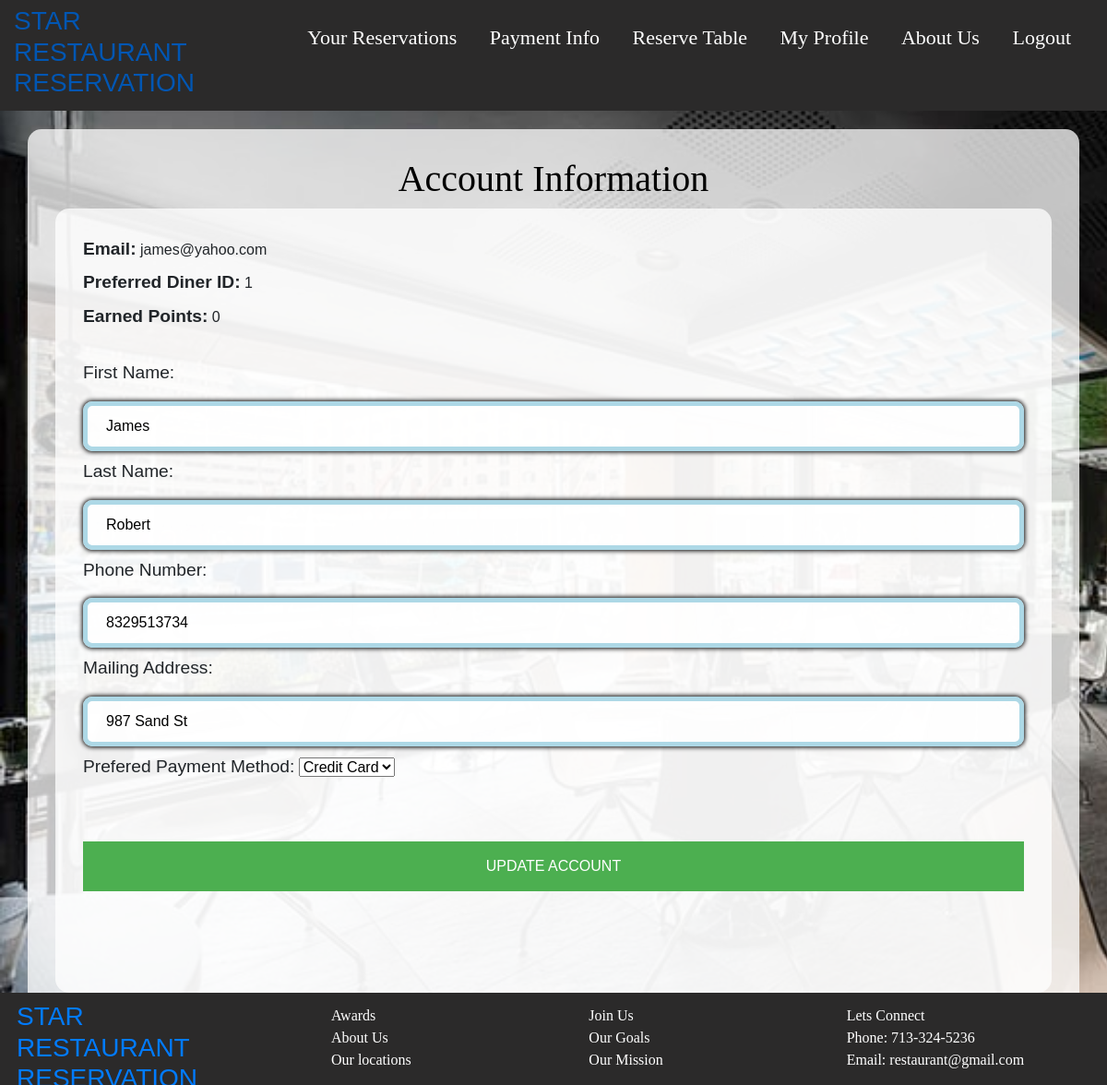
The page /myaccount (signed in) on the database its author committed.
### RESERVATIONS/models.py (models this page shows, shortened)
class User(db.Model, UserMixin):        #setting up parameters for user info entry fields
    id = db.Column(db.Integer, primary_key=True)
    user_fname = db.Column(db.String(20), nullable=False)
    user_lname = db.Column(db.String(20), nullable=False)
    email = db.Column(db.String(120), unique=True, nullable=False)
    phone = db.Column(db.Integer)
    mailing_add = db.Column(db.String(100), nullable=False)
    prefered_payment = db.Column(db.String(100), nullable=False)
    earned_pts = db.Column(db.Integer, default=0)
    password = db.Column(db.String(60), nullable=False)
    reservations = db.relationship('Reservation')
    creditcards = db.relationship('Creditcard')

### RESERVATIONS/views.py (the view, shortened to what this page needs)
@views.route("/myaccount", methods=['GET', 'POST'])
@login_required
def account():
    user = User.query.get(current_user.id)
    if request.method == 'GET':
        if user:
            user_email = user.email
            user_diner_id = current_user.id
            user_earned_pts = user.earned_pts
            user_firstname = user.user_fname
            user_lastname = user.user_lname
            user_phone = user.phone
            user_mailadd = user.mailing_add
            user_prefer_payment = user.prefered_payment
    return render_template("myaccount.html", user=current_user, email=user_email, diner_id=user_diner_id,
                           earned_pts=user_earned_pts, first_name=user_firstname, last_name=user_lastname,
                           phone=user_phone, mail_address=user_mailadd, prefered_payment=user_prefer_payment)

### RESERVATIONS/__init__.py (called while the page is built)
def create_app():
    app = Flask(__name__)
    app.config['SECRET_KEY'] = 'fc2c5762da84768ed6248d780c1869b7'
    app.config['SQLALCHEMY_DATABASE_URI'] = 'sqlite:///site.db'
    db.init_app(app)
    from .views import views
    from .auth import auth
    app.register_blueprint(views, url_prefix='/')
    app.register_blueprint(auth, url_prefix='/')
    from .models import User, Reservation, Creditcard, Tables
    create_database(app)
    login_manager = LoginManager()
    login_manager.login_view = 'auth.login'
    login_manager.init_app(app)
    @login_manager.user_loader
    def load_user(id):
        return User.query.get(int(id))
    return app

### RESERVATIONS/Templates/myaccount.html (shortened to what this page needs)
{% extends "basepage.html" %}
{% block content%}
<head>
<link rel="stylesheet" type="text/css" href="../static/Styles/styling.css">
</head>
<form method = "POST">
<body>
    <center> <h1 style="color: black; font-family: Yeseva One;">Account Information</h1> </center>
        <div class="container">
            <label  style="font-size:larger" style="color:rgb(0, 0, 0)" for="email"><b>Email: </b></label>
            {{email}}
            <br>
            <label  style="font-size:larger" style="color:rgb(0, 0, 0)" for="diner_id"><b>Preferred Diner ID: </b></label>
            {{diner_id}}
            <br>
            <label  style="font-size:larger" style="color:rgb(0, 0, 0)" for="earned_points"><b>Earned Points: </b></label>
            {{earned_pts}}
            <br>
            <br>
            <label style="font-size:larger" style="color:rgb(0, 0, 0)" for="firstname">First Name: </label>
                <input
                    type="text"
                    id ="firstname"
                    name="firstname"
                    placeholder="Enter first name: "
                    maxlength = "50"
                    value = "{{first_name}}"
                    required
                >
               <label style="font-size:larger" style="color:rgb(0, 0, 0)" for="lastname">Last Name: </label>
                <input
                    type="text"
                    id ="lastname"
                    name="lastname"
                    placeholder="Enter last name: "
                    maxlength = "50"
                    value = "{{last_name}}"
                    required
                >
                <label  style="font-size:larger" style="color:rgb(0, 0, 0)" for="phone">Phone Number: </label>
                <input
                    type="tel"
                    id="phone"
                    name="phone"
                    placeholder="Enter phone number: "
                    value = "{{phone}}"
                >
                <label  style="font-size:larger" style="color:rgb(0, 0, 0)" for="mail_address">Mailing Address: </label>
                <input
                    type="text"
                    id="mail_address"
                    name="mail_address"
                    placeholder="Enter mailing address: "
                    value = "{{mail_address}}"
                    required
                >
               <label  style="font-size:larger" style="color:rgb(0, 0, 0)" for="prefered_payment">Prefered Payment Method: </label>
                <select class="prefered_payment" id="prefered_payment" name="prefered_payment"  required>
                <option value="{{prefered_payment}}" selected>{{prefered_payment}}</option>
                </select>
                <br> <br>
               <br>
               <button type="submit">UPDATE ACCOUNT</button> <br>
        </div>
</body>
</form>
{% endblock %}

### RESERVATIONS/static/Styles/styling.css (style rules this page uses)
body { font-family: Calibri, Helvetica, sans-serif; background-color: lightblue; margin: 0; padding: 20; background-image: url("../images/restimage.jpg"); background-repeat: no-repeat; background-size: cover; }
button { background-color: #4CAF50; width: 100%; color: white; padding: 15px; margin: 10px 0px; border: none; cursor: pointer; }
input[type=text],input[type=email], input[type=date], input[type=number], input[type=time], input[type=tel], input[type=password], input[type=month] { width: 100%; margin: 8px 0; padding: 10px 20px; box-shadow: 0 0 5px 1px; border-radius: 10px; display: inline-block; border: 5px solid lightblue; box-sizing: border-box; background-color: rgba(255, 255, 255, 0.9); }
.container { height:auto; width: auto; margin: auto; padding: 30px; padding-bottom: 100px; background: rgba(255, 255, 255, 0.75); border-radius: 15px ; }

### rows shown on the page
User: email "james@yahoo.com", firstname "James", lastname "Robert", phone "8329513734", mail_address "987 Sand St", prefered_payment "Credit Card"

### other values the page prints
{{ diner_id }} "1"
{{ earned_pts }} "0"
